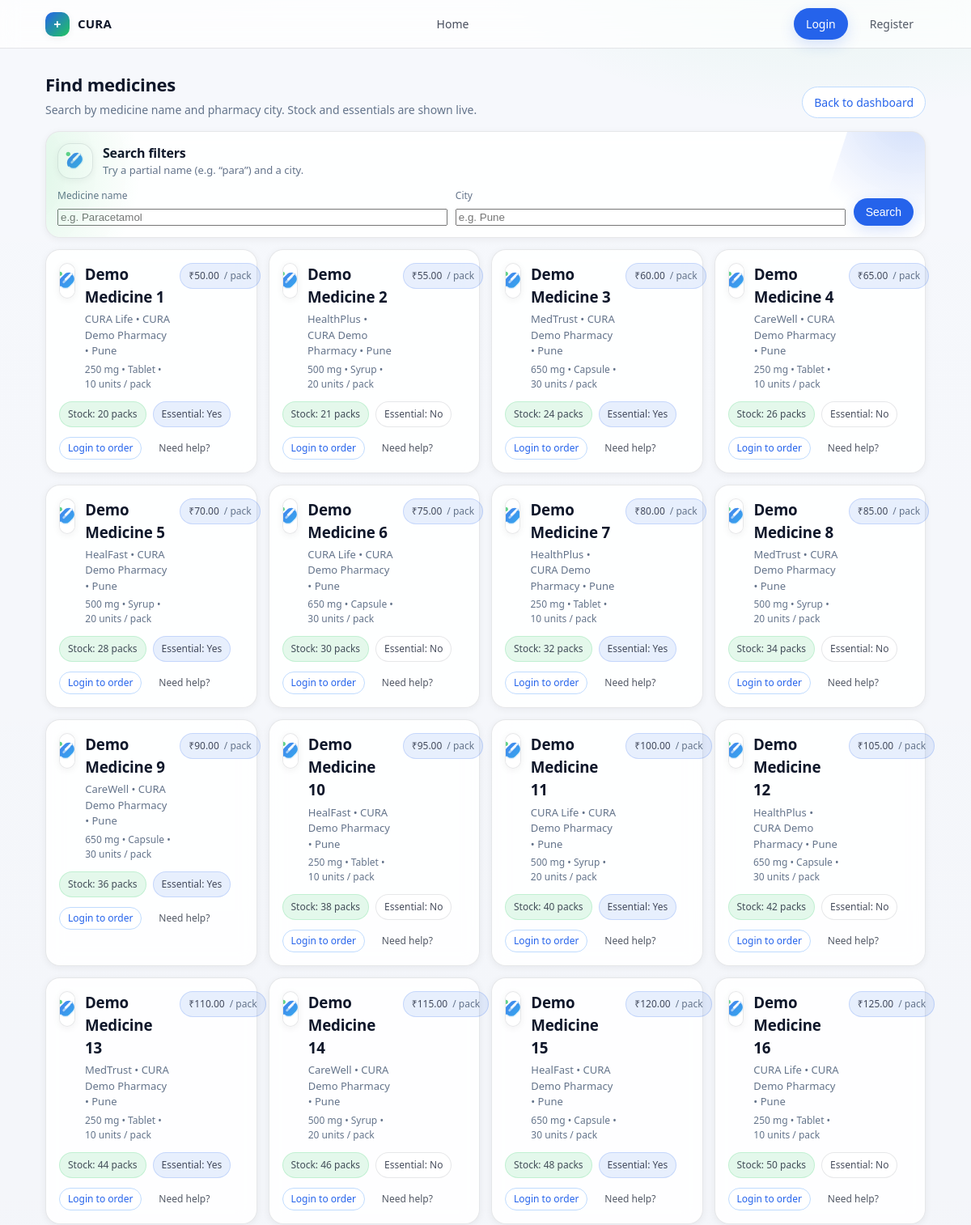
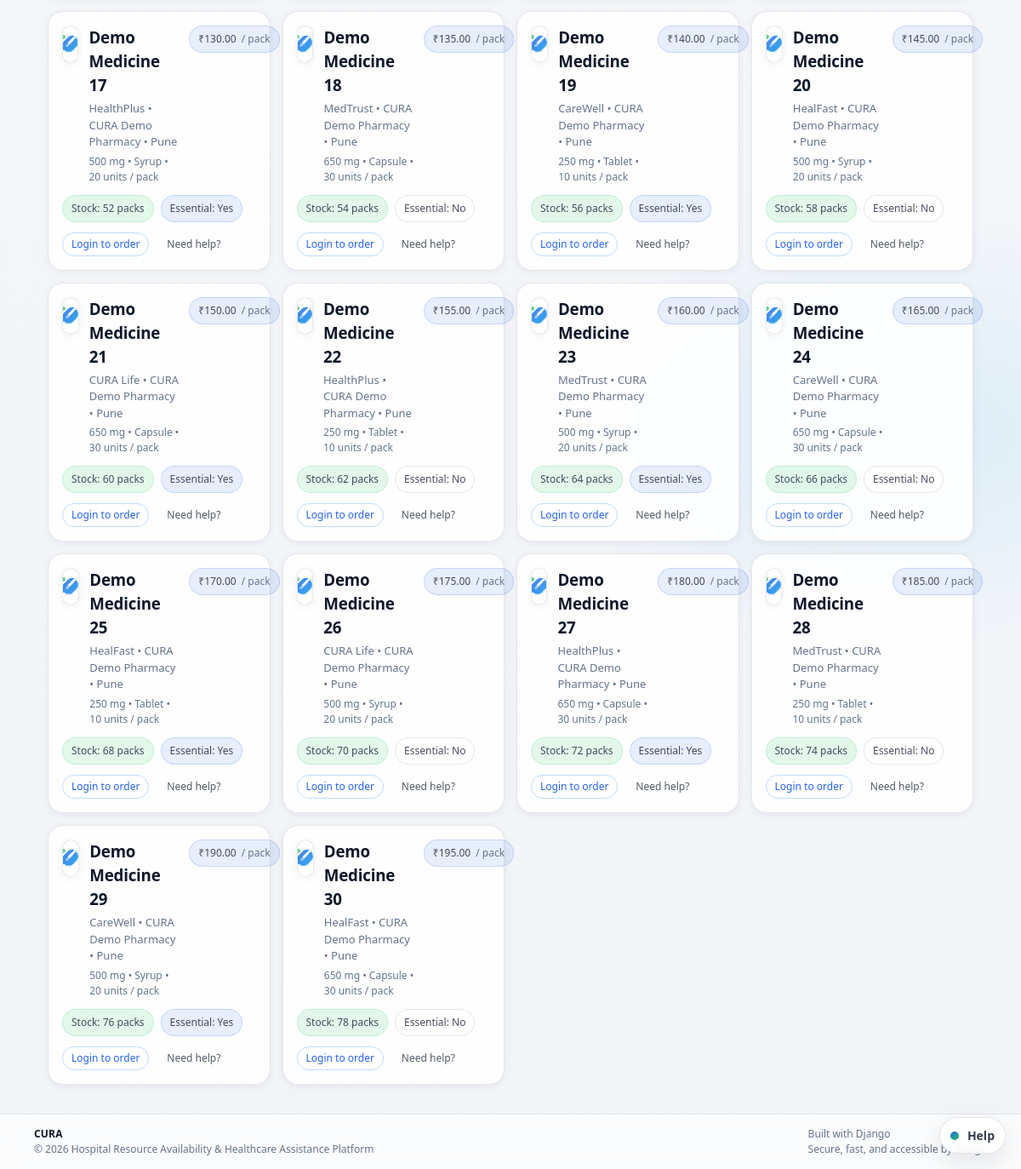
Page /core/medicines/search/ on the committed database (2 pictures, top to bottom).
### core/models.py (models this page shows, shortened)
class Medicine(models.Model):
    pharmacy = models.ForeignKey(Pharmacy, on_delete=models.CASCADE, related_name='medicines')
    name = models.CharField(max_length=255)
    description = models.TextField(blank=True)
    brand = models.CharField(max_length=255, blank=True)
    form = models.CharField(
        max_length=50,
        blank=True,
        help_text="e.g. Tablet, Syrup, Injection",
    )
    strength = models.CharField(
        max_length=50,
        blank=True,
        help_text="e.g. 500 mg, 5 mg/ml",
    )
    pack_size = models.PositiveIntegerField(
        default=1,
        help_text="Number of units (e.g. tablets) per pack",
    )
    price = models.DecimalField(max_digits=8, decimal_places=2)
    stock = models.PositiveIntegerField()
    is_essential = models.BooleanField(default=True)
    image_url = models.URLField(
        blank=True,
        help_text="Optional image for advanced medicine cards",
    )

class Pharmacy(models.Model):
    user = models.OneToOneField(settings.AUTH_USER_MODEL, on_delete=models.CASCADE, related_name='pharmacy')
    name = models.CharField(max_length=255)
    city = models.CharField(max_length=100)
    address = models.TextField()
    contact_phone = models.CharField(max_length=20)

### core/views.py (the view)
# urls.py: path('medicines/search/', views.medicine_search, name='medicine_search'),
def medicine_search(request):
    name = request.GET.get('name')
    city = request.GET.get('city')
    medicines = Medicine.objects.select_related('pharmacy').all()
    if name:
        medicines = medicines.filter(name__icontains=name)
    if city:
        medicines = medicines.filter(pharmacy__city__icontains=city)
    add_form = CartAddItemForm()
    return render(
        request,
        'core/medicines/medicine_search.html',
        {
            'medicines': medicines,
            'selected_name': name or '',
            'selected_city': city or '',
            'cart_add_form': add_form,
        },
    )

### core/forms.py
class CartAddItemForm(forms.ModelForm):
    class Meta:
        model = CartItem
        fields = ['quantity']

### core/context_processors.py (called while the page is built, shortened)
def user_role(request):
    role = None
    if request.user.is_authenticated:
        try:
            role = request.user.userprofile.role
        except UserProfile.DoesNotExist:
            role = None
    cart_count = 0
    return {
        'current_role': role,
        'cart_item_count': cart_count,
    }

### templates/core/medicines/medicine_search.html (shortened to what this page needs)
{% extends 'base.html' %}
{% load static %}
{% block content %}
<div class="page-header">
    <div>
        <h2 class="page-title">Find medicines</h2>
        <p class="page-subtitle">Search by medicine name and pharmacy city. Stock and essentials are shown live.</p>
    </div>
    <div>
        <a class="btn btn-outline" href="{% url 'patient_dashboard' %}">Back to dashboard</a>
    </div>
</div>
<section class="card filters-card card-hero">
    <div class="media">
        <div class="avatar"><img src="{% static 'img/medicine-pill.svg' %}" alt="Medicines"></div>
        <div>
            <div style="font-weight:900; letter-spacing:-0.2px;">Search filters</div>
            <div class="card-muted">Try a partial name (e.g. “para”) and a city.</div>
        </div>
    </div>
    <form method="get" class="filters-grid" style="margin-top:12px; grid-template-columns: 1fr 1fr auto;">
        <div>
            <label>Medicine name</label>
            <input type="text" name="name" placeholder="e.g. Paracetamol" value="{{ selected_name }}">
        </div>
        <div>
            <label>City</label>
            <input type="text" name="city" placeholder="e.g. Pune" value="{{ selected_city }}">
        </div>
        <div>
            <button type="submit" class="btn btn-primary">Search</button>
        </div>
    </form>
</section>
<div class="resource-grid">
    {% for m in medicines %}
        <section class="card resource-card">
            <div class="resource-top">
                <div class="media" style="align-items:flex-start;">
                    <div class="avatar">
                        {% if m.image_url %}
                            <img src="{{ m.image_url }}" alt="{{ m.name }}">
                        {% else %}
                            <img src="{% static 'img/medicine-pill.svg' %}" alt="Medicine">
                        {% endif %}
                    </div>
                    <div>
                        <h3 class="resource-title">{{ m.name }}</h3>
                        <p class="resource-sub">
                            {% if m.brand %}{{ m.brand }} • {% endif %}
                            {{ m.pharmacy.name }} • {{ m.pharmacy.city }}
                        </p>
                        {% if m.strength or m.form %}
                            <p class="resource-sub" style="font-size:12px;">
                                {% if m.strength %}{{ m.strength }}{% endif %}
                                {% if m.form %} • {{ m.form }}{% endif %}
                                {% if m.pack_size %} • {{ m.pack_size }} units / pack{% endif %}
                            </p>
                        {% endif %}
                    </div>
                </div>
                <span class="badge badge-primary">₹{{ m.price }} <span class="muted">/ pack</span></span>
            </div>
            <div class="resource-meta">
                <span class="badge {% if m.stock > 0 %}badge-success{% else %}badge-danger{% endif %}">
                    Stock: {{ m.stock }} pack{{ m.stock|pluralize }}
                </span>
                <span class="badge {% if m.is_essential %}badge-primary{% endif %}">
                    Essential: {{ m.is_essential|yesno:"Yes,No" }}
                </span>
            </div>
            <div class="resource-actions">
                {% if user.is_authenticated and current_role == 'PATIENT' and m.stock > 0 %}
                    <form method="post" action="{% url 'cart_add' m.id %}" class="cart-inline-form">
                        {% csrf_token %}
                        <input type="number" name="quantity" min="1" max="{{ m.stock }}" value="1" class="cart-qty-input" aria-label="Number of packs">
                        <button type="submit" class="btn btn-small btn-primary">Add to cart</button>
                    </form>
                    <a class="btn btn-small btn-outline" href="{% url 'medicine_order_create' m.id %}">Buy now</a>
                {% elif user.is_authenticated and current_role == 'PATIENT' and m.stock <= 0 %}
                    <span class="btn btn-small btn-ghost" style="opacity:.7;">Out of stock</span>
                {% else %}
                    <a class="btn btn-small btn-outline" href="{% url 'login' %}">Login to order</a>
                {% endif %}
                <a class="btn btn-small btn-ghost" href="{% url 'support_request_create' %}">Need help?</a>
            </div>
        </section>
    {% endfor %}
</div>
{% endblock %}

### rows in the picture
Medicine: name "Demo Medicine 1", brand "CURA Life", pharmacy.name "CURA Demo Pharmacy", pharmacy.city "Pune", strength "250 mg", form "Tablet", pack_size "10", price "50.00", stock "20", is_essential "Yes"
Medicine: name "Demo Medicine 2", brand "HealthPlus", pharmacy.name "CURA Demo Pharmacy", pharmacy.city "Pune", strength "500 mg", form "Syrup", pack_size "20", price "55.00", stock "21", is_essential "No"
Medicine: name "Demo Medicine 3", brand "MedTrust", pharmacy.name "CURA Demo Pharmacy", pharmacy.city "Pune", strength "650 mg", form "Capsule", pack_size "30", price "60.00", stock "24", is_essential "Yes"
Medicine: name "Demo Medicine 4", brand "CareWell", pharmacy.name "CURA Demo Pharmacy", pharmacy.city "Pune", strength "250 mg", form "Tablet", pack_size "10", price "65.00", stock "26", is_essential "No"
Medicine: name "Demo Medicine 5", brand "HealFast", pharmacy.name "CURA Demo Pharmacy", pharmacy.city "Pune", strength "500 mg", form "Syrup", pack_size "20", price "70.00", stock "28", is_essential "Yes"
Medicine: name "Demo Medicine 6", brand "CURA Life", pharmacy.name "CURA Demo Pharmacy", pharmacy.city "Pune", strength "650 mg", form "Capsule", pack_size "30", price "75.00", stock "30", is_essential "No"
Medicine: name "Demo Medicine 7", brand "HealthPlus", pharmacy.name "CURA Demo Pharmacy", pharmacy.city "Pune", strength "250 mg", form "Tablet", pack_size "10", price "80.00", stock "32", is_essential "Yes"
Medicine: name "Demo Medicine 8", brand "MedTrust", pharmacy.name "CURA Demo Pharmacy", pharmacy.city "Pune", strength "500 mg", form "Syrup", pack_size "20", price "85.00", stock "34", is_essential "No"
Medicine: name "Demo Medicine 9", brand "CareWell", pharmacy.name "CURA Demo Pharmacy", pharmacy.city "Pune", strength "650 mg", form "Capsule", pack_size "30", price "90.00", stock "36", is_essential "Yes"
Medicine: name "Demo Medicine 10", brand "HealFast", pharmacy.name "CURA Demo Pharmacy", pharmacy.city "Pune", strength "250 mg", form "Tablet", pack_size "10", price "95.00", stock "38", is_essential "No"
Medicine: name "Demo Medicine 11", brand "CURA Life", pharmacy.name "CURA Demo Pharmacy", pharmacy.city "Pune", strength "500 mg", form "Syrup", pack_size "20", price "100.00", stock "40", is_essential "Yes"
Medicine: name "Demo Medicine 12", brand "HealthPlus", pharmacy.name "CURA Demo Pharmacy", pharmacy.city "Pune", strength "650 mg", form "Capsule", pack_size "30", price "105.00", stock "42", is_essential "No"
Medicine: name "Demo Medicine 13", brand "MedTrust", pharmacy.name "CURA Demo Pharmacy", pharmacy.city "Pune", strength "250 mg", form "Tablet", pack_size "10", price "110.00", stock "44", is_essential "Yes"
Medicine: name "Demo Medicine 14", brand "CareWell", pharmacy.name "CURA Demo Pharmacy", pharmacy.city "Pune", strength "500 mg", form "Syrup", pack_size "20", price "115.00", stock "46", is_essential "No"
Medicine: name "Demo Medicine 15", brand "HealFast", pharmacy.name "CURA Demo Pharmacy", pharmacy.city "Pune", strength "650 mg", form "Capsule", pack_size "30", price "120.00", stock "48", is_essential "Yes"
Medicine: name "Demo Medicine 16", brand "CURA Life", pharmacy.name "CURA Demo Pharmacy", pharmacy.city "Pune", strength "250 mg", form "Tablet", pack_size "10", price "125.00", stock "50", is_essential "No"
Medicine: name "Demo Medicine 17", brand "HealthPlus", pharmacy.name "CURA Demo Pharmacy", pharmacy.city "Pune", strength "500 mg", form "Syrup", pack_size "20", price "130.00", stock "52", is_essential "Yes"
Medicine: name "Demo Medicine 18", brand "MedTrust", pharmacy.name "CURA Demo Pharmacy", pharmacy.city "Pune", strength "650 mg", form "Capsule", pack_size "30", price "135.00", stock "54", is_essential "No"
Medicine: name "Demo Medicine 19", brand "CareWell", pharmacy.name "CURA Demo Pharmacy", pharmacy.city "Pune", strength "250 mg", form "Tablet", pack_size "10", price "140.00", stock "56", is_essential "Yes"
Medicine: name "Demo Medicine 20", brand "HealFast", pharmacy.name "CURA Demo Pharmacy", pharmacy.city "Pune", strength "500 mg", form "Syrup", pack_size "20", price "145.00", stock "58", is_essential "No"
Medicine: name "Demo Medicine 21", brand "CURA Life", pharmacy.name "CURA Demo Pharmacy", pharmacy.city "Pune", strength "650 mg", form "Capsule", pack_size "30", price "150.00", stock "60", is_essential "Yes"
Medicine: name "Demo Medicine 22", brand "HealthPlus", pharmacy.name "CURA Demo Pharmacy", pharmacy.city "Pune", strength "250 mg", form "Tablet", pack_size "10", price "155.00", stock "62", is_essential "No"
Medicine: name "Demo Medicine 23", brand "MedTrust", pharmacy.name "CURA Demo Pharmacy", pharmacy.city "Pune", strength "500 mg", form "Syrup", pack_size "20", price "160.00", stock "64", is_essential "Yes"
Medicine: name "Demo Medicine 24", brand "CareWell", pharmacy.name "CURA Demo Pharmacy", pharmacy.city "Pune", strength "650 mg", form "Capsule", pack_size "30", price "165.00", stock "66", is_essential "No"
Medicine: name "Demo Medicine 25", brand "HealFast", pharmacy.name "CURA Demo Pharmacy", pharmacy.city "Pune", strength "250 mg", form "Tablet", pack_size "10", price "170.00", stock "68", is_essential "Yes"
Medicine: name "Demo Medicine 26", brand "CURA Life", pharmacy.name "CURA Demo Pharmacy", pharmacy.city "Pune", strength "500 mg", form "Syrup", pack_size "20", price "175.00", stock "70", is_essential "No"
Medicine: name "Demo Medicine 27", brand "HealthPlus", pharmacy.name "CURA Demo Pharmacy", pharmacy.city "Pune", strength "650 mg", form "Capsule", pack_size "30", price "180.00", stock "72", is_essential "Yes"
Medicine: name "Demo Medicine 28", brand "MedTrust", pharmacy.name "CURA Demo Pharmacy", pharmacy.city "Pune", strength "250 mg", form "Tablet", pack_size "10", price "185.00", stock "74", is_essential "No"
Medicine: name "Demo Medicine 29", brand "CareWell", pharmacy.name "CURA Demo Pharmacy", pharmacy.city "Pune", strength "500 mg", form "Syrup", pack_size "20", price "190.00", stock "76", is_essential "Yes"
Medicine: name "Demo Medicine 30", brand "HealFast", pharmacy.name "CURA Demo Pharmacy", pharmacy.city "Pune", strength "650 mg", form "Capsule", pack_size "30", price "195.00", stock "78", is_essential "No"
